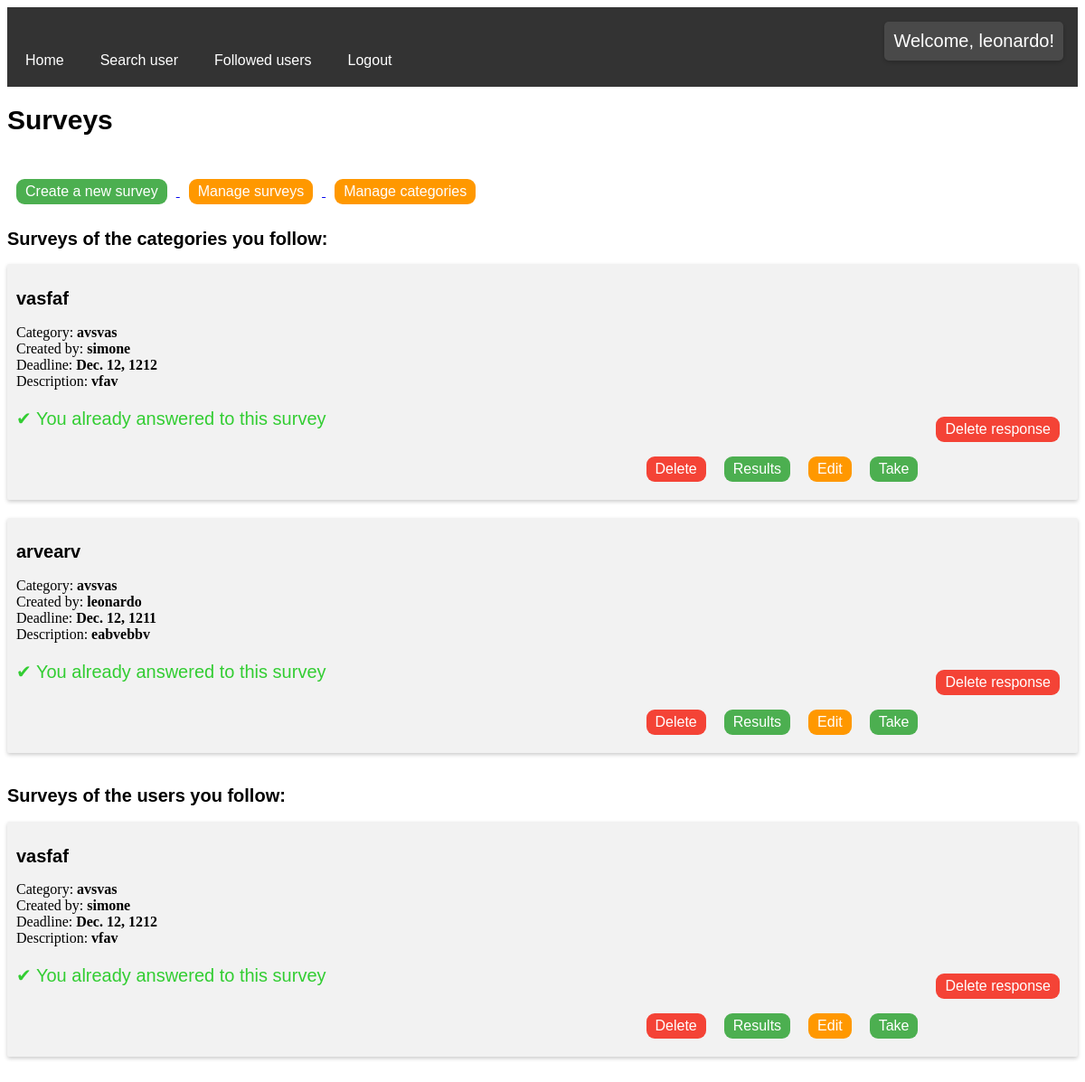
The app's page / (signed in) with its own data.
### surveys/models.py (models this page shows, shortened)
class Survey(models.Model):
    id = models.AutoField(primary_key=True)
    name = models.CharField(max_length=50)
    description = models.CharField(max_length=200)
    user = models.ForeignKey(User, on_delete=models.CASCADE, null=True)
    category = models.ForeignKey(Category, on_delete=models.CASCADE, null=True)
    deadline = models.DateField(null=True)

class Category(models.Model):
    id = models.AutoField(primary_key=True)
    name = models.CharField(max_length=50)
    user = models.ForeignKey(User, on_delete=models.CASCADE, null=True)
    def __str__(self):
        return self.name

class Response(models.Model):
    id = models.AutoField(primary_key=True)
    survey = models.ForeignKey(Survey, on_delete=models.CASCADE)
    user = models.ForeignKey(User, on_delete=models.CASCADE, null=True)

### surveys/views.py (the view)
# urls.py: path('', views.ViewSurveys.as_view(), name='index'),
class ViewSurveys(ListView):
    model = Survey
    template_name = 'index.html'
    context_object_name = 'surveys'
    def get_context_data(self, *, object_list=None, **kwargs):
        context = super().get_context_data(**kwargs)
        context['responses'] = Response.objects.all()
        if self.request.user.is_authenticated:
            context['subscribed_surveys'] = Survey.objects.filter(category__in=UserCategorySubscription.objects.filter(user=self.request.user).values_list('category', flat=True))
            context['followed_users_surveys'] = Survey.objects.filter(user__in=User.objects.filter(pk__in=UserFollows.objects.filter(user=self.request.user).values_list('followed_user', flat=True)))
        return context
    def get_queryset(self):
        return Survey.objects.all()

### templates/index.html (shortened to what this page needs)
{% extends 'base.html' %}
{% load static %}
{% block content %}
    <h1>Surveys</h1>
    <br>
    {% if user.is_authenticated %}
        <a href="{% url 'createSurvey' %}">
            <button class="new" type="button">Create a new survey</button>
        </a>
        <a href="{% url 'manageSurveys' %}">
            <button class="edit" type="button">Manage surveys</button>
        </a>
        <a href="{% url 'manageCategories' %}">
            <button class="edit" type="button">Manage categories</button>
        </a>
        <h2>Surveys of the categories you follow: </h2>
        <ul class="card">
            {% for survey in surveys %}
                {% if survey in subscribed_surveys %}
                    <li>
                        <h2>{{ survey.name }} </h2>
                        Category: <b>{{ survey.category }}</b> <br>
                        Created by: <b>{{ survey.user }}</b> <br>
                        Deadline: <b>{{ survey.deadline }}</b> <br>
                        Description: <b>{{ survey.description }}</b>
                    {% for response in responses %}
                        {% if response.user == user and response.survey.id == survey.id %}
                            <p class="taken"> &#10004; You already answered to this survey
                                <a href="{% url 'deleteResponse' response.id %}">
                                    <button class="delete" type="button">Delete response</button>
                                </a>
                            </p>
                        {% endif %}
                    {% endfor %}
                    <a href="{% url 'takeSurvey' survey.id %}">
                        <button class="open" type="button">Take</button>
                    </a>
                    {% if user.is_staff or survey.user == user %}
                        <a href="{% url 'viewSurvey' survey.id %}">
                            <button class="edit" type="button">Edit</button>
                        </a>
                        <a href="{% url 'viewResponses' survey.id %}">
                            <button  class="open" type="button">Results</button>
                        </a>
                        <a href="{% url 'deleteSurvey' survey.id %}">
                            <button class="delete" type="button">Delete</button>
                        </a>
                    {% endif %}
                    </li>
                {% endif %}
            {% endfor %}
        </ul>
        <h2>Surveys of the users you follow: </h2>
        <ul class="card">
            {% for survey in surveys %}
                {% if survey in followed_users_surveys %}
                    <li>
                        <h2>{{ survey.name }} </h2>
                        Category: <b>{{ survey.category }}</b> <br>
                        Created by: <b>{{ survey.user }}</b> <br>
                        Deadline: <b>{{ survey.deadline }}</b> <br>
                        Description: <b>{{ survey.description }}</b>
                    {% for response in responses %}
                        {% if response.user == user and response.survey.id == survey.id %}
                            <p class="taken"> &#10004; You already answered to this survey
                                <a href="{% url 'deleteResponse' response.id %}">
                                    <button class="delete" type="button">Delete response</button>
                                </a>
                            </p>
                        {% endif %}
                    {% endfor %}
                    <a href="{% url 'takeSurvey' survey.id %}">
                        <button class="open" type="button">Take</button>
                    </a>
                    {% if user.is_staff %}
                        <a href="{% url 'viewSurvey' survey.id %}">
                            <button class="edit" type="button">Edit</button>
                        </a>
                        <a href="{% url 'viewResponses' survey.id %}">
                            <button  class="open" type="button">Results</button>
                        </a>
                        <a href="{% url 'deleteSurvey' survey.id %}">
                            <button class="delete" type="button">Delete</button>
                        </a>
                    {% endif %}
                    </li>
                {% endif %}
            {% endfor %}
        </ul>
    {% else %}
        <p>Please login to view surveys!</p>
    {% endif %}
{% endblock %}

### templates/base.html (shortened to what this page needs)
{% load static %}
<html lang="en">
    <head>
        <link rel="stylesheet" href="{% static 'base.css' %}">
    </head>
    <body>
        <div class="navbar" id="navbar">
            <a href="{% url 'index' %}">Home</a>
            {% if user.is_authenticated %}
                <a href="{% url 'search_user' %}">Search user</a>
                <a href="{% url 'manage_followed_users' %}">Followed users</a>
                <a href="{% url 'logout_user' %}">Logout</a>
                <p class="welcome"> Welcome, {{ user.username }}!</p>
            {% else %}
                <a href="{% url 'login_user' %}">Login</a>
                <a href="{% url 'register_user' %}">Register</a>
            {% endif %}
        </div>
{% block content %}
{% endblock %}
    </body>
</html>

### templates/base.css (style rules this page uses)
.navbar { overflow: hidden; background-color: #333; font-family: Arial, Helvetica, sans-serif; }
.navbar a { float: left; font-size: 16px; color: white; text-align: center; padding: 50px 20px 20px 20px; text-decoration: none; }
.welcome { padding: 10px; border-radius: 5px; margin: 16px; background: #494949; box-shadow: 0 2px 4px 0 rgba(0,0,0,0.2); font-family: Arial, Helvetica, sans-serif; float: right; }
button { background-color: #4CAF50; border: none; color: white; padding: 5px 10px; text-align: center; text-decoration: none; display: inline-block; font-size: 16px; margin: 10px; cursor: pointer; border-radius: 9px; }
button.edit { background-color: #ff9800; }
button.delete { background-color: #f44336; }
p.welcome { font-size: 20px; color: white; font-family: Arial, Helvetica, sans-serif; }
ul.card { display: flex; flex-direction: column; justify-content: space-between; padding: 0; }
ul.card li { list-style-type: none; padding: 10px; background-color: #f2f2f2; border-radius: 2px; box-shadow: 0 2px 4px 0 rgba(0,0,0,0.2); margin-bottom: 20px; }
ul.card li button { float: right; }
h1 { font-family: Arial, Helvetica, sans-serif; font-size: 30px; color: black; }
h2 { font-family: Arial, Helvetica, sans-serif; font-size: 20px; color: black; }
p.taken { font-family: Arial, Helvetica, sans-serif; font-size: 20px; color: limegreen; }

### records on screen
Survey: name "vasfaf", category "avsvas", user "simone", deadline "Dec. 12, 1212", description "vfav"
Response: shows "✔ You already answered to this survey", shows "Delete response"
Survey: name "arvearv", category "avsvas", user "leonardo", deadline "Dec. 12, 1211", description "eabvebbv"
Response: shows "✔ You already answered to this survey"

### other values on screen
{{ user.username }} "leonardo"
